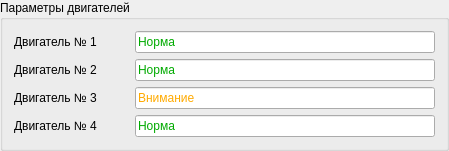
           <widget class="QGroupBox" name="groupBox_5">
            <property name="title">
             <string>Параметры двигателей</string>
            </property>
            <layout class="QVBoxLayout" name="verticalLayout_11">
             <item>
              <layout class="QHBoxLayout" name="horizontalLayout_19">
               <item>
                <widget class="QLabel" name="label_15">
                 <property name="minimumSize">
                  <size>
                   <width>115</width>
                   <height>0</height>
                  </size>
                 </property>
                 <property name="text">
                  <string>Двигатель № 1</string>
                 </property>
                </widget>
               </item>
               <item>
                <widget class="QLineEdit" name="lineEdit_15">
                 <property name="minimumSize">
                  <size>
                   <width>300</width>
                   <height>0</height>
                  </size>
                 </property>
                 <property name="styleSheet">
                  <string notr="true">color: rgb(0, 170, 0);</string>
                 </property>
                 <property name="text">
                  <string>Норма</string>
                 </property>
                 <property name="readOnly">
                  <bool>true</bool>
                 </property>
                </widget>
               </item>
              </layout>
             </item>
             <item>
              <layout class="QHBoxLayout" name="horizontalLayout_20">
               <item>
                <widget class="QLabel" name="label_16">
                 <property name="minimumSize">
                  <size>
                   <width>115</width>
                   <height>0</height>
                  </size>
                 </property>
                 <property name="text">
                  <string>Двигатель № 2</string>
                 </property>
                </widget>
               </item>
               <item>
                <widget class="QLineEdit" name="lineEdit_16">
                 <property name="minimumSize">
                  <size>
                   <width>300</width>
                   <height>0</height>
                  </size>
                 </property>
                 <property name="styleSheet">
                  <string notr="true">color: rgb(0, 170, 0);</string>
                 </property>
                 <property name="text">
                  <string>Норма</string>
                 </property>
                 <property name="readOnly">
                  <bool>true</bool>
                 </property>
                </widget>
               </item>
              </layout>
             </item>
             <item>
              <layout class="QHBoxLayout" name="horizontalLayout_21">
               <item>
                <widget class="QLabel" name="label_17">
                 <property name="minimumSize">
                  <size>
                   <width>115</width>
                   <height>0</height>
                  </size>
                 </property>
                 <property name="text">
                  <string>Двигатель № 3</string>
                 </property>
                </widget>
               </item>
               <item>
                <widget class="QLineEdit" name="lineEdit_17">
                 <property name="minimumSize">
                  <size>
                   <width>300</width>
                   <height>0</height>
                  </size>
                 </property>
                 <property name="styleSheet">
                  <string notr="true">color: rgb(255, 170, 0);</string>
                 </property>
                 <property name="text">
                  <string>Внимание</string>
                 </property>
                 <property name="readOnly">
                  <bool>true</bool>
                 </property>
                </widget>
               </item>
              </layout>
             </item>
             <item>
              <layout class="QHBoxLayout" name="horizontalLayout_22">
               <item>
                <widget class="QLabel" name="label_18">
                 <property name="minimumSize">
                  <size>
                   <width>115</width>
                   <height>0</height>
                  </size>
                 </property>
                 <property name="text">
                  <string>Двигатель № 4</string>
                 </property>
                </widget>
               </item>
               <item>
                <widget class="QLineEdit" name="lineEdit_18">
                 <property name="minimumSize">
                  <size>
                   <width>300</width>
                   <height>0</height>
                  </size>
                 </property>
                 <property name="styleSheet">
                  <string notr="true">color: rgb(0, 170, 0);</string>
                 </property>
                 <property name="text">
                  <string>Норма</string>
                 </property>
                 <property name="readOnly">
                  <bool>true</bool>
                 </property>
                </widget>
               </item>
              </layout>
             </item>
             <item>
              <layout class="QHBoxLayout" name="horizontalLayout_23"/>
             </item>
            </layout>
           </widget>
